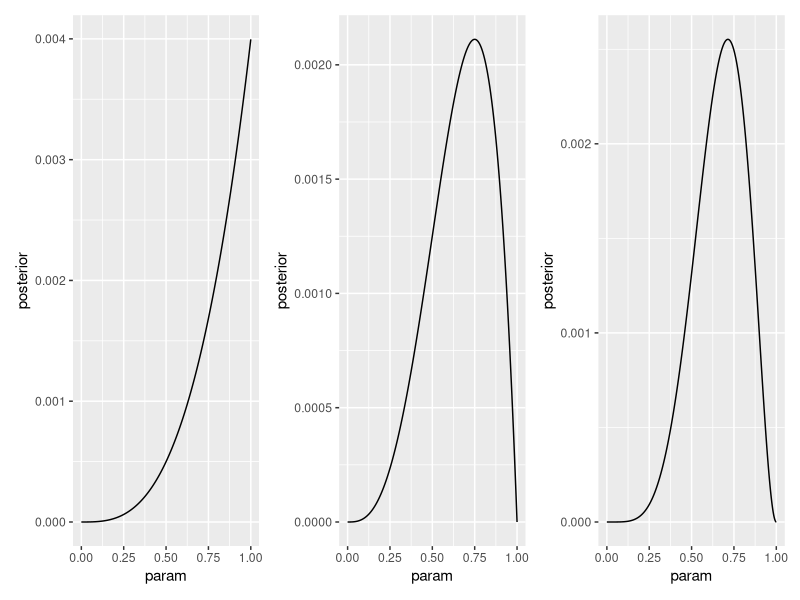
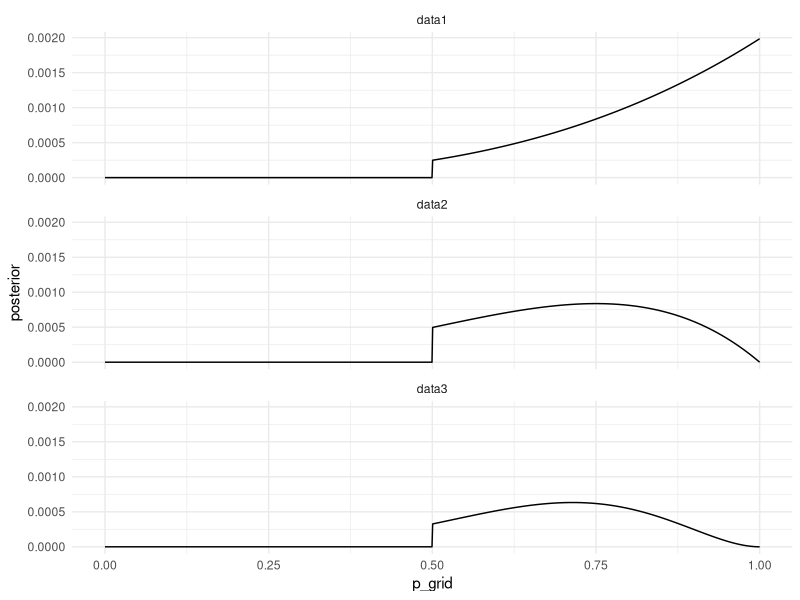

Write R code to recreate these figures, in order.
## ---- chunk 1
library(tidyverse)
library(patchwork)
## ---- chunk 2
# data into list
data1 <- c("W", "W", "W")
data2 <- c("W", "W", "W", "L")
data3 <- c("L", "W", "W", "L", "W", "W", "W")
data_lst <- list(data1, data2, data3)
names(data_lst) <- c("data1", "data2", "data3")
## ---- chunk 3
# define grid same for all
p_grid <- seq( from=0 , to=1 , length.out=1000 )
# define prior same for all
prob_p <- rep( 1 , 1000 )

#compute posterior 

posterior <- function(data, p_grid, prob_p, plot = TRUE) {
  
# compute likelihood at each value in grid
prob_data <- dbinom( 
  sum(data == "W"), 
  size=length(data) , 
  prob=p_grid )
# compute product of likelihood and prior
posterior <- prob_data * prob_p
# standardize the posterior, so it sums to 1
posterior <- posterior / sum(posterior)

data_for_plot <- data.frame(param = p_grid, posterior = posterior)

if (plot) {
 p <-  ggplot(data_for_plot) + 
   aes(x = param, y = posterior ) + 
   geom_line()
 p
} else {
  posterior
}

}


plots <- lapply(data_lst, posterior, p_grid, prob_p)

plots[[1]]+ plots[[2]]+ plots[[3]]

## ---- chunk 4
# exercise 2 is basically the same as 1 only difference is the prior.
# but let's see if we can write more of a tidyverse solution



data_for_plots <-
  tibble(p_grid = seq(from = 0, to = 1, length.out = 1000)) %>%     
  mutate(prior = if_else(p_grid < 0.5, 0, 1)) %>% 
  mutate(data1 = dbinom(sum(data1 == "W"), size=length(data1), prob = p_grid)) %>%
  mutate(data2 = dbinom(sum(data2 == "W"), size=length(data2), prob = p_grid)) %>%
  mutate(data3 = dbinom(sum(data3 == "W"), size=length(data3), prob = p_grid)) %>%
  pivot_longer(
    cols = starts_with("data"),
    names_to = "data",
    values_to = "observations"
  ) %>% 
  mutate(unstd_posterior = observations * prior) %>%           
  mutate(posterior = unstd_posterior / sum(unstd_posterior))



ggplot(data_for_plots) +
  aes(x = p_grid, y = posterior) +
  geom_line() +
  theme_minimal() +
  facet_wrap(~data,ncol = 1)


## ---- chunk 5
#should use some math notation here
#Pr(Earth|land) = 0.23

#Pr(Earth) = Pr(Mars) = 0.5

#Pr(land|Earth) = 1 - 0.7 = 0.3

#Pr(land|Mars) = 1

#Bayes theorem:

#Pr(Earth|land) = Pr(land|Earth)  * Pr(Earth) / Pr(land|Earth)  * Pr(Earth) + Pr(land|Mars)  * Pr(Mars)

pr_e_l <- 0.3 * 0.5 / (0.3 * 0.5 + 1 * 0.5)

pr_e_l
## ---- chunk 6
bb_ways <- 2
wb_ways <- 1
ww_ways <- 0
data <- c(bb_ways, wb_ways, ww_ways)
prior <- c(1, 1, 1)
posterior <- prior * data
posterior <- posterior / sum(posterior)
posterior[1] == 2 / 3
## ---- chunk 7
bb_ways <- 4
wb_ways <- 1
ww_ways <- 0
data <- c(bb_ways, wb_ways, ww_ways)
prior <- c(1, 1, 1)
posterior <- prior * data
posterior <- posterior / sum(posterior)

posterior[1]
## ---- chunk 8
bb_ways <- 2*1
wb_ways <- 1*2
ww_ways <- 0*3
data <- c(bb_ways, wb_ways, ww_ways)
prior <- c(1, 1, 1)
posterior <- prior * data
posterior <- posterior / sum(posterior)

posterior[1] == 0.5
## ---- chunk 9
bb_ways <- 2*3
wb_ways <- 1*2
ww_ways <- 0*1
data <- c(bb_ways, wb_ways, ww_ways)
prior <- c(1, 1, 1)
posterior <- prior * data
posterior <- posterior / sum(posterior)

posterior[1] == 0.75
## ---- chunk 10
#Pr(twins|A) = 0.1
#Pr(twins|B) = 0.2
#Pr(A) = Pr(B) = 0.5

#Pr(twins2|twins1) = Pr(twins1,twins2) / Pr(twins)

#Pr(twins) = Pr(twins|A)*Pr(A) + Pr(twins|B)*Pr(B)

pr_tw <- 0.1*0.5 + 0.2*0.5

pr_tw1_tw2 <- 0.5*0.1*0.1 + 0.5*0.2*0.2

pr_tw2_tw1 <- pr_tw1_tw2 / pr_tw

pr_tw2_tw1

## ---- chunk 11
p_twins_A <- 0.1
p_twins_B <- 0.2
data <- c(p_twins_A, p_twins_B)
prior <- c(1, 1)
posterior <- prior * data
posterior <- posterior / sum(posterior)
posterior[1]
## ---- chunk 12
p_twins_A <- 0.1
p_twins_B <- 0.2
data <- c(p_twins_A, p_twins_B)
prior <- c(1, 1)
posterior <- prior * data
posterior <- posterior / sum(posterior)
# new data
data_single <- c(1 - p_twins_A, 1 - p_twins_B)
prior <- posterior
posterior <- prior * data_single
posterior_births <- posterior / sum(posterior)
posterior[1]
## ---- chunk 13
correct_A <- 0.8
correct_B <- 0.35
data <- c(correct_A, correct_B)
prior <- c(1, 1)
posterior <- prior * data
posterior <- posterior / sum(posterior)
posterior[1]

## ---- chunk 14
correct_A <- 0.8
correct_B <- 0.35
data <- c(correct_A, correct_B)
prior <- posterior_births
posterior <- prior * data
posterior <- posterior / sum(posterior)
posterior[1]
